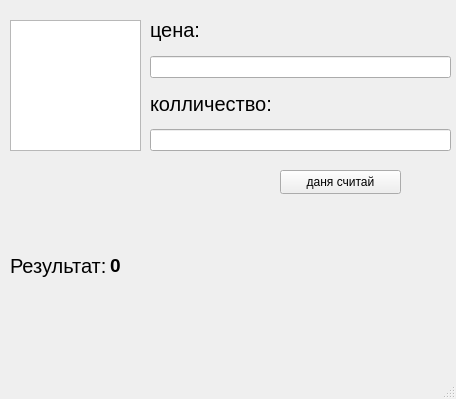
<?xml version="1.0" encoding="UTF-8"?>
<ui version="4.0">
 <class>MainWindow</class>
 <widget class="QMainWindow" name="MainWindow">
  <property name="geometry">
   <rect>
    <x>0</x>
    <y>0</y>
    <width>456</width>
    <height>399</height>
   </rect>
  </property>
  <property name="windowTitle">
   <string>MainWindow</string>
  </property>
  <widget class="QWidget" name="centralwidget">
   <widget class="QWidget" name="verticalLayoutWidget">
    <property name="geometry">
     <rect>
      <x>150</x>
      <y>10</y>
      <width>301</width>
      <height>141</height>
     </rect>
    </property>
    <layout class="QVBoxLayout" name="verticalLayout">
     <item>
      <widget class="QLabel" name="label_info_price">
       <property name="font">
        <font>
         <pointsize>15</pointsize>
        </font>
       </property>
       <property name="text">
        <string>цена:</string>
       </property>
      </widget>
     </item>
     <item>
      <widget class="QLineEdit" name="line_price"/>
     </item>
     <item>
      <widget class="QLabel" name="label_info_amount">
       <property name="font">
        <font>
         <pointsize>15</pointsize>
        </font>
       </property>
       <property name="text">
        <string>колличество:</string>
       </property>
      </widget>
     </item>
     <item>
      <widget class="QLineEdit" name="line_amount"/>
     </item>
    </layout>
   </widget>
   <widget class="QPushButton" name="button_calculate">
    <property name="geometry">
     <rect>
      <x>280</x>
      <y>170</y>
      <width>121</width>
      <height>24</height>
     </rect>
    </property>
    <property name="text">
     <string>даня считай</string>
    </property>
   </widget>
   <widget class="QGraphicsView" name="graphics_gif">
    <property name="geometry">
     <rect>
      <x>10</x>
      <y>20</y>
      <width>131</width>
      <height>131</height>
     </rect>
    </property>
   </widget>
   <widget class="QLabel" name="label_info_output">
    <property name="geometry">
     <rect>
      <x>10</x>
      <y>240</y>
      <width>101</width>
      <height>51</height>
     </rect>
    </property>
    <property name="font">
     <font>
      <pointsize>15</pointsize>
     </font>
    </property>
    <property name="text">
     <string>Результат:</string>
    </property>
   </widget>
   <widget class="QLabel" name="label_output_value">
    <property name="geometry">
     <rect>
      <x>110</x>
      <y>220</y>
      <width>341</width>
      <height>91</height>
     </rect>
    </property>
    <property name="font">
     <font>
      <pointsize>14</pointsize>
      <bold>true</bold>
     </font>
    </property>
    <property name="text">
     <string>0</string>
    </property>
   </widget>
  </widget>
  <widget class="QMenuBar" name="menubar">
   <property name="geometry">
    <rect>
     <x>0</x>
     <y>0</y>
     <width>456</width>
     <height>22</height>
    </rect>
   </property>
  </widget>
  <widget class="QStatusBar" name="statusbar"/>
 </widget>
 <resources/>
 <connections/>
</ui>
